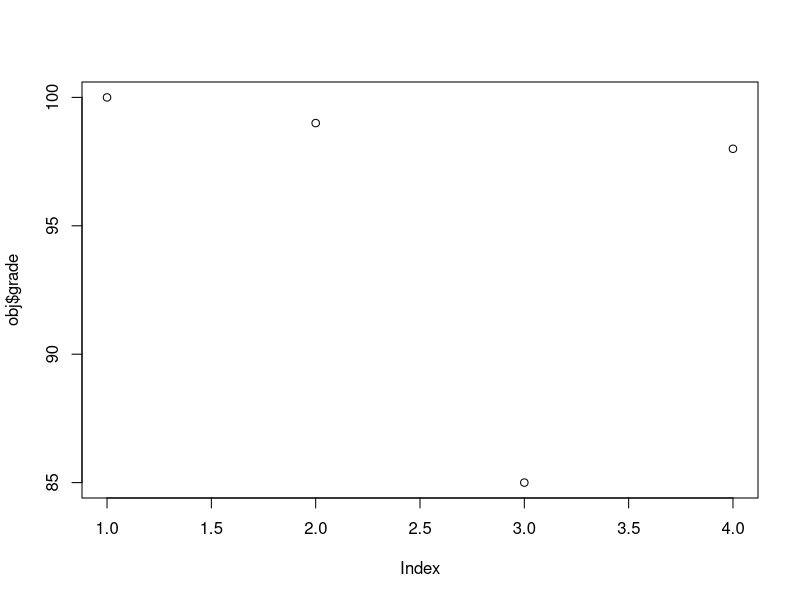

Recreate this plot in R. (Note: this script raises an error after producing the figure.)









# S3 Class and Generic Methods

jason <- list(
    name = "Jason",
    country = "China",
    age = 11,
    grade = c(100, 99, 85, 98)
)

class(jason) <- "Student"

plot.Student <- function(obj) {
    plot(obj$grade)
}

plot(jason)

# S4 Class and Generic Methods
setClass("Student", slots = list(
    name = "character",
    country = "character",
    age = "numeric",
    grade = "numeric"
))

jason <- new(
    "Student",
    name = "Jason Zhai",
    country = "China",
    age = 11,
    grade = c(100, 97, 85, 99)
)

setMethod(
    "plot", "Student",
    function(obj) {
        plot(obj@grade)
    }
)

